Frame 1 (no input): blank canvas, image omitted
Frame 60 (the mouse pressed at the canvas centre just before this capture): blank canvas, image omitted
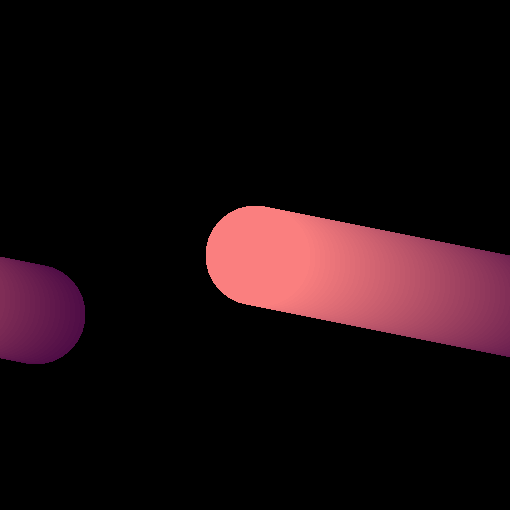
Frame 120 (the mouse held since frame 60 and released just before this capture)

The Processing sketch whose frames 1 and 60 were blank and that drew this single picture after the mouse press (run headless with seeded random() and noise(); from frame 60 on, the mouse is pressed at the canvas centre):

// Processing sketch: processing_74055
// ── processing_74055.pde

int siz=100; //diameter of circles
int hs=siz/2;//half size
int ss = (int)sq(hs);//square root of hs
boolean onoff[][]=new boolean[siz][siz];//array to determine which pixels must be lit to make the circle
ArrayList circles = new ArrayList();

void setup() {
  size(510, 510);
  background(6);
  render();//create the array for the circle
}
void draw() {
  loadPixels();
  for (int i=0; i<pixels.length; i++)
    pixels[i]=color(0, 20);
  updatePixels();

  loadPixels();
  for (int n=0; n<circles.size(); n++) {
    circle a = (circle) circles.get(n);
    for (int y=0; y<siz; y++) {
      int yyy = y*width+a.addon;
      for (int x=0; x<siz; x++) {
        if (onoff[x][y]) {
          int ttt = x+yyy;
          if (ttt<pixels.length && ttt>0) {
            pixels[x+yyy]=a.col;
          }
        }
      }
    }
  }
  for (int n=0; n<circles.size(); n++) {
    circle a = (circle) circles.get(n);
    a.decay(n);
  }
  updatePixels();
  if (mousePressed) {
    circles.add(new circle(mouseX-hs, mouseY-hs));
  }
}

void render() {
  for (int x=-hs; x<hs; x++) {
    for (int y=-hs; y<hs; y++) {
      int xx=x+hs;
      int yy=y+hs;
      float sqx =sq(x);
      if (y < sqrt(-sqx+ss) && y > -sqrt(-sqx+ss)) {
        onoff[xx][yy]=true;
      }
      else {
        onoff[xx][yy]=false;
      }
    }
  }
}
class circle {
  int x, y;
  int r, g, b, a=12;
  int addon;
  int col;

  circle( int tx, int ty) {
    x=tx;
    y=ty;
    r=250;
    b=mouseX/2>255 ? 255 : mouseX/2>0 ? mouseX/2 : 0;
    g=mouseY/2>255 ? 255 : mouseY/2>0 ? mouseY/2 : 0;
    col=(b)+(g<<8)+(r<<16)+(a<<24);

    addon=x+y*width;
  }
  void decay(int n) {
    x+=5;
    y++;
    if (x>width)
      x=0;
    if (y>height)
      y=0;
    addon=x+y*width;

    col=(b)+(g<<8)+(r<<16)+(a<<24);
    if (b>0)
      b-=1;
    if (r>2)
      r-=3;
    if (g>1)
      g-=2;
    if (b<1 && r<3) {
      circles.remove(n);
    }
  }
}
